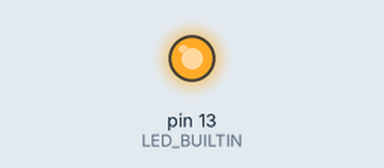
A sketch run on a simulated Arduino Uno, built with avr-gcc and run on an emulated ATmega328P. Shown: output pins drawn as LEDs (lit = HIGH). At 12.0 s the program stops and its outputs stay as they are.

Above: at 1.0 s.
At 3.0 s:
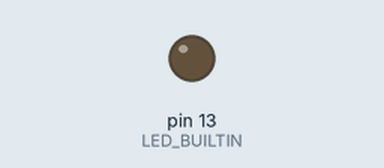
Timing chart, 0 to 5.2 s (numbered marks = the images above):
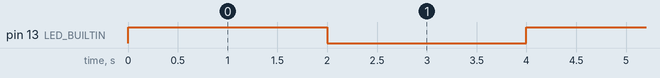

The sketch:

self_assginment_1_b1.ino
```cpp
// C++ code
//
void setup()
{
  pinMode(LED_BUILTIN, OUTPUT);
}

void loop()
{
  for (int i=0; i<3; i++) {
  	digitalWrite(13, HIGH);
    delay(2000);
    digitalWrite(13, LOW);
    delay(2000);
  }

  while(true)
  digitalWrite(13, LOW);
}
```

Measured:
- by itself, pin 13 (LED_BUILTIN): alternates HIGH for 2.0 s and LOW for 2.0 s, 6 changes in all, then stays LOW
